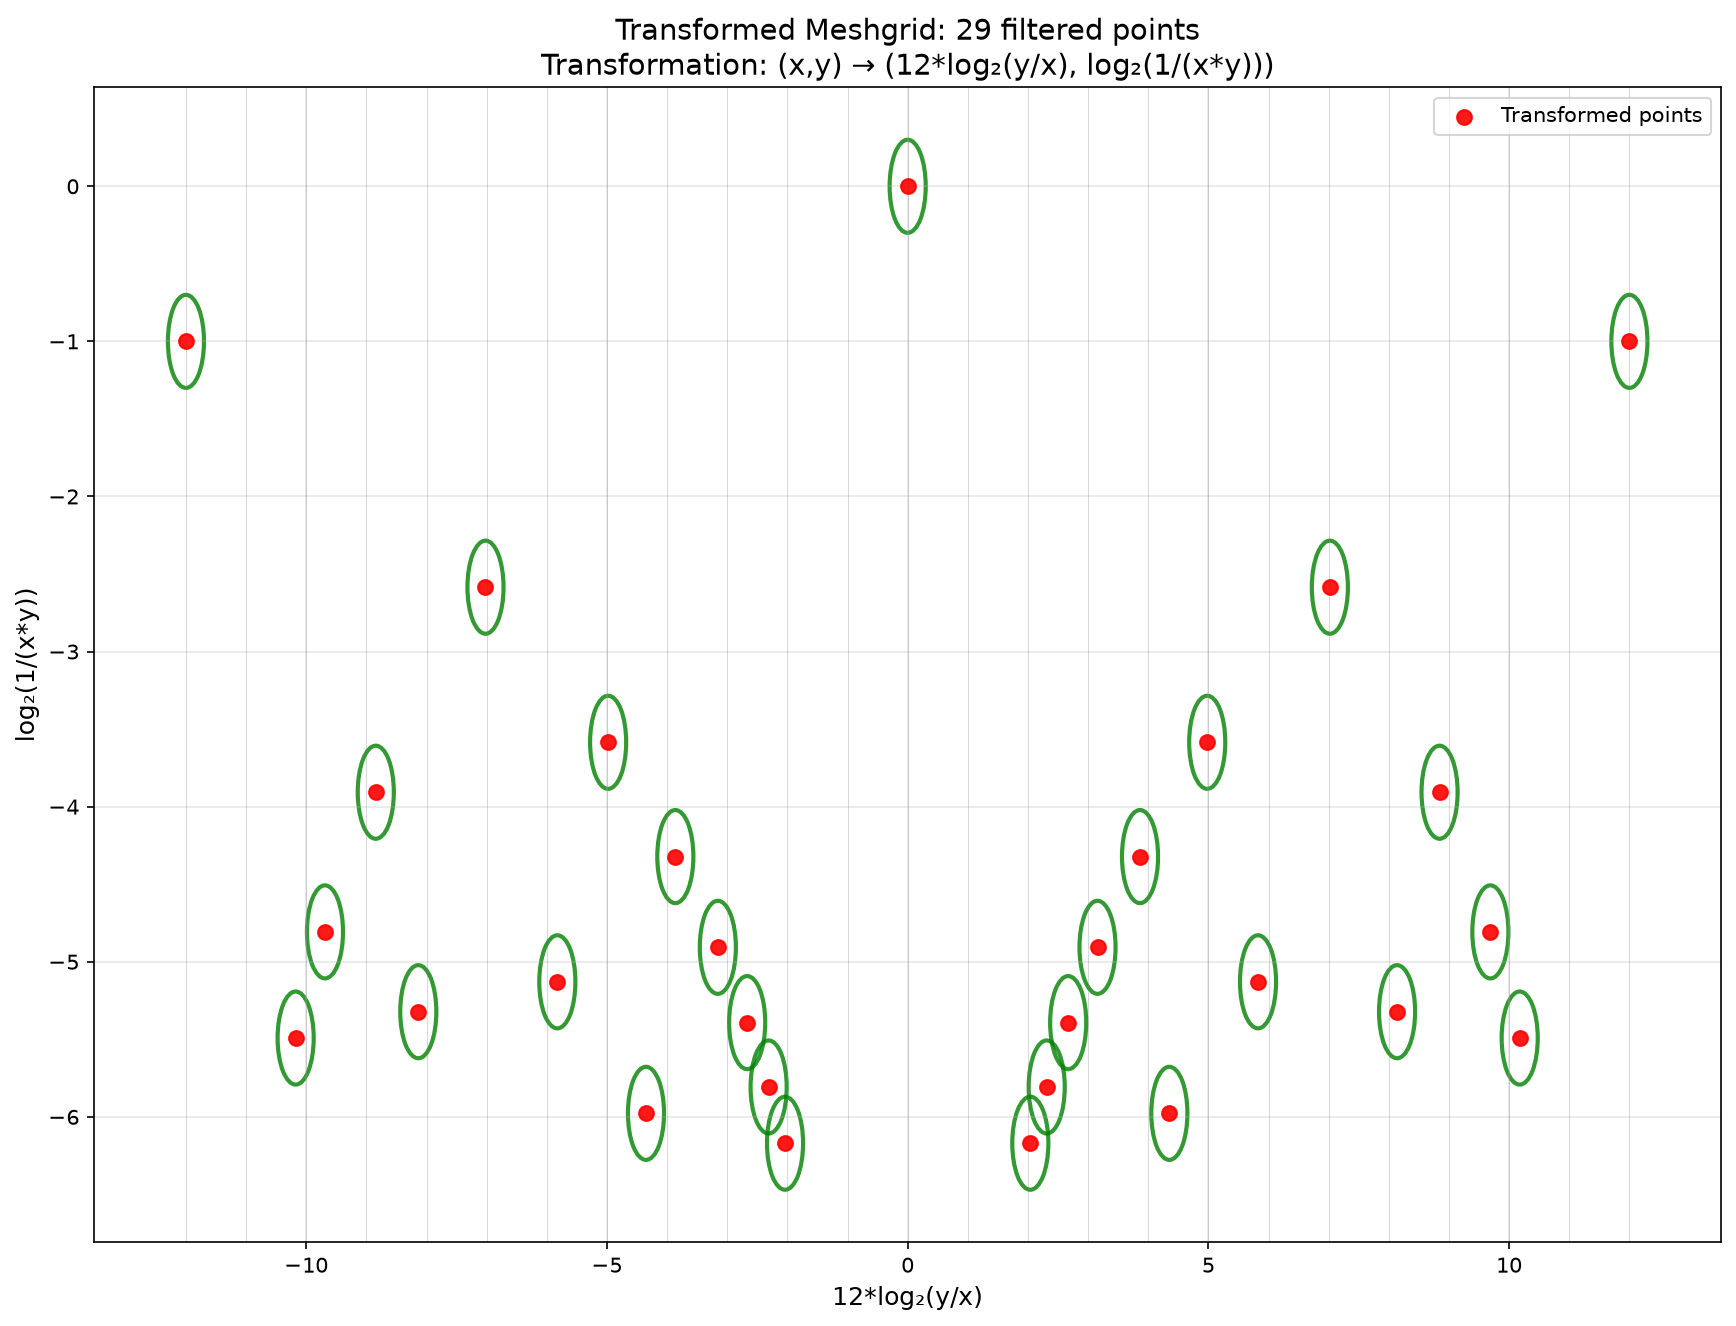

Write Python code to recreate this figure.
import numpy as np
import matplotlib.pyplot as plt
from math import gcd, log2

# Number of points along each axis
N = 10

# Create coordinates: i, j in range(N)
x = np.arange(N)
y = np.arange(N)

# Create the N x N meshgrid
X, Y = np.meshgrid(x, y)

# Filter: keep only points where x and y are coprimes and y/x in [0.5, 2]
filtered_x = []
filtered_y = []

for i in range(N):
    for j in range(N):
        x_val = X[j, i]
        y_val = Y[j, i]
        
        # Skip if x is 0 (can't compute ratio or gcd meaningfully)
        if x_val == 0:
            continue
        
        # Check if x and y are coprimes (gcd = 1)
        if gcd(x_val, y_val) != 1:
            continue
        
        # Check if y/x is in range [0.5, 2]
        ratio = y_val / x_val
        if not (0.5 <= ratio <= 2):
            continue
        
        filtered_x.append(x_val)
        filtered_y.append(y_val)

# Transform coordinates: (x, y) -> (12*log2(y/x), log2(1/(x*y)))
transformed_x = []
transformed_y = []

for x_val, y_val in zip(filtered_x, filtered_y):
    new_x = 12 * log2(y_val / x_val)
    new_y = log2(1 / (x_val * y_val))
    transformed_x.append(new_x)
    transformed_y.append(new_y)

# Create plot
fig, ax = plt.subplots(figsize=(14, 10))

# Add vertical lines x=k for k in range(-12, 13)
for k in range(-12, 13):
    ax.axvline(x=k, color='gray', linewidth=0.5, alpha=0.3, linestyle='-')

# Plot the scatter points
ax.scatter(transformed_x, transformed_y, s=50, color='red', alpha=0.9, zorder=5, label='Transformed points')

# Draw circles for transformed points (green color, small fixed radius in new coordinates)
for tx_val, ty_val in zip(transformed_x, transformed_y):
    radius = 0.3  # Small fixed radius in transformed space for visibility
    circle = plt.Circle((tx_val, ty_val), radius, fill=False, edgecolor='green', alpha=0.8, linewidth=2)
    ax.add_patch(circle)

ax.set_xlabel("12*log₂(y/x)", fontsize=12)
ax.set_ylabel("log₂(1/(x*y))", fontsize=12)
ax.set_title(f"Transformed Meshgrid: {len(filtered_x)} filtered points\nTransformation: (x,y) → (12*log₂(y/x), log₂(1/(x*y)))", fontsize=14)
ax.grid(True, alpha=0.3)
ax.legend(loc='upper right', fontsize=10)

# Save to file
output_path = 'meshgrid_transformed.png'
plt.savefig(output_path, dpi=150, bbox_inches='tight')
print(f"Plot saved to: {output_path}")
print(f"\nTransformed points ({len(transformed_x)}):")
for i, (x_val, y_val, tx_val, ty_val) in enumerate(zip(filtered_x, filtered_y, transformed_x, transformed_y)):
    print(f"  ({x_val}, {y_val}) → ({tx_val:.2f}, {ty_val:.4f})")
